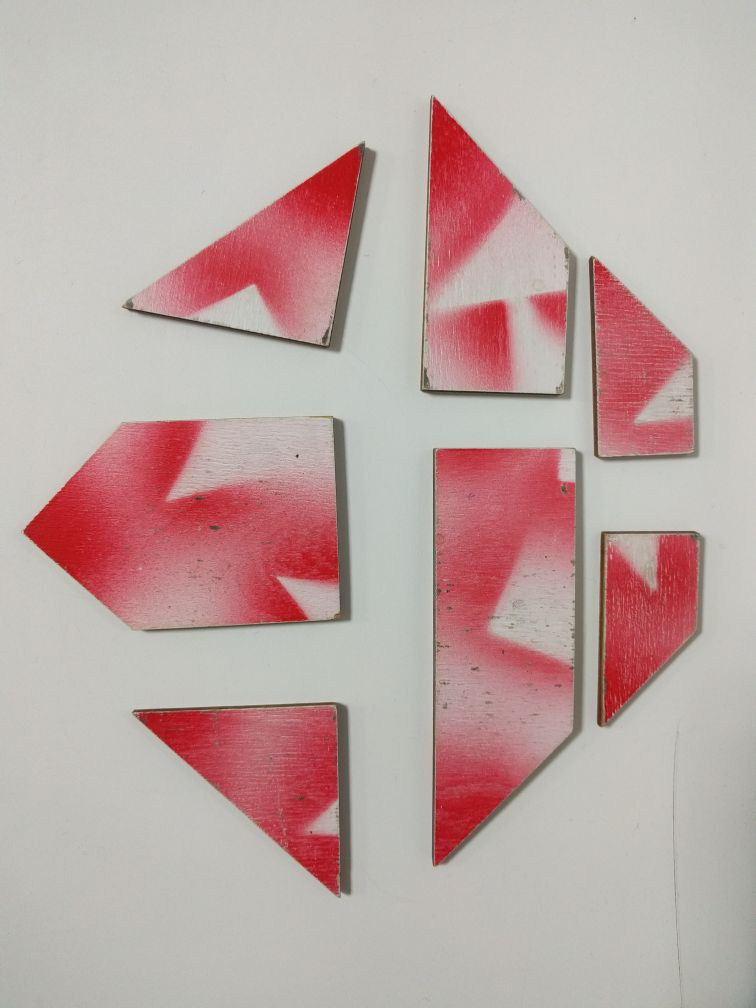
#> input picture input.jpeg, 756 x 1008 px
$ python hack.py   (Python 2 division)
#> lines starting #> are read from the running program, lines starting #| are printed output that depends on the picture; after the words box and inside, x2 and y2 are one past the last pixel; in counts of white or black regions, pixels touching at a corner belong together
#!/usr/bin/env python2.7

import numpy as np
import cv2

img = cv2.imread('input.jpeg')
#> img is the input picture: shape (1008, 756, 3); mean B, G, R 164.5, 167, 190.3

gray = cv2.cvtColor(img, cv2.COLOR_BGR2GRAY)
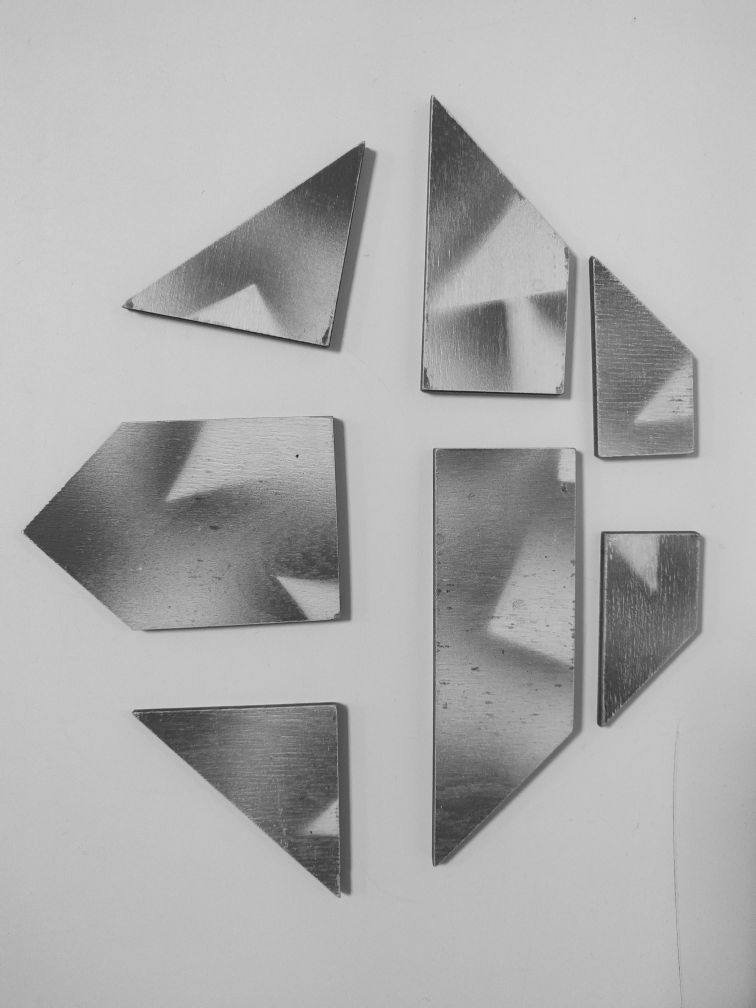
#> gray: shape (1008, 756); min 30, max 213, mean 173.8

edges = cv2.Canny(gray, 50, 150, apertureSize=3)
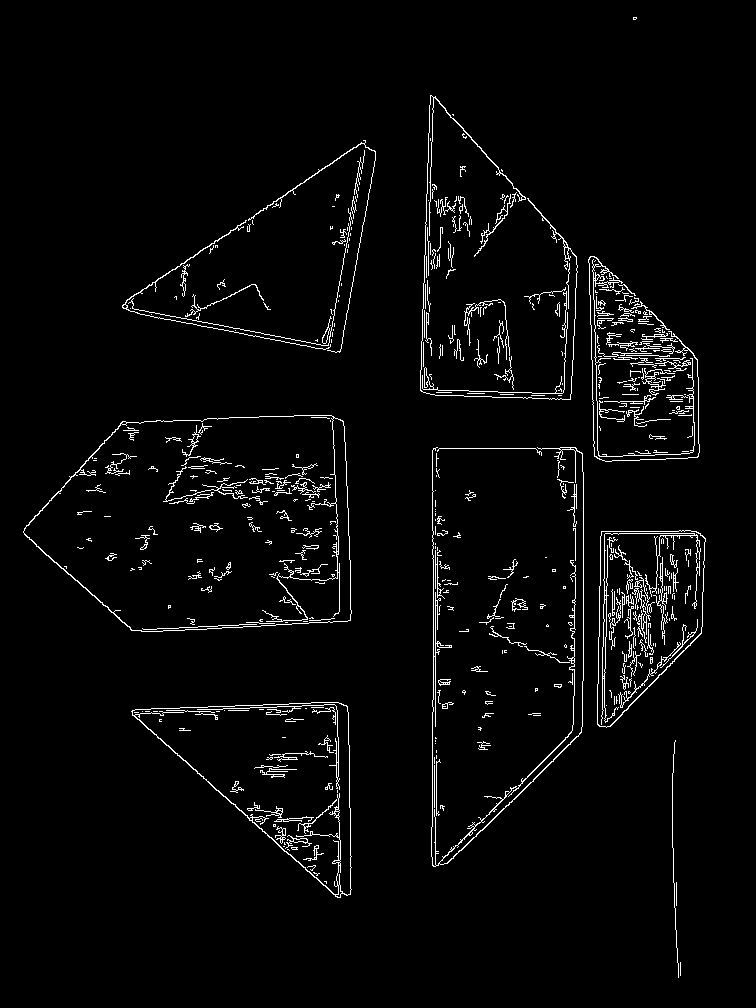
#> edges: shape (1008, 756); 3.1% white in thin lines or dots, all inside (x1, y1, x2, y2) = (23, 17, 706, 978)
h, w = edges.shape
#> h = 1008; w = 756
print edges.shape
#| (1008, 756)

for i in xrange(0,h-1):
    for j in xrange(0,w-1):
        l = edges[i+1, j]
        d = edges[i, j+1]
        c = edges[i, j]
        edges[i, j] = max(l, d, c)
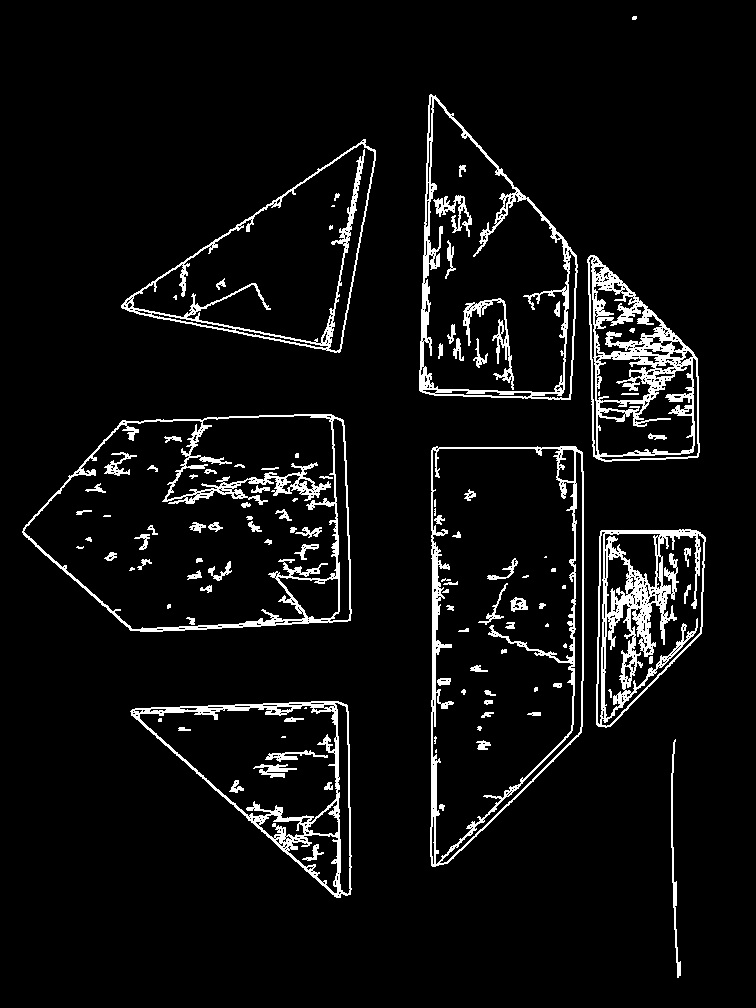
#> edges: shape (1008, 756); 6.2% white; 114 white regions (26 under 20 px), largest, box (x1, y1, x2, y2) and area: (587, 255, 700, 462) 6948, (596, 529, 706, 728) 6836, (22, 414, 352, 632) 6542

backtorgb = cv2.cvtColor(edges, cv2.COLOR_GRAY2RGB)

h, w = backtorgb.shape[:2]
mask = np.zeros((h+2, w+2), np.uint8)
cv2.floodFill(backtorgb, mask, (0,0), 255)
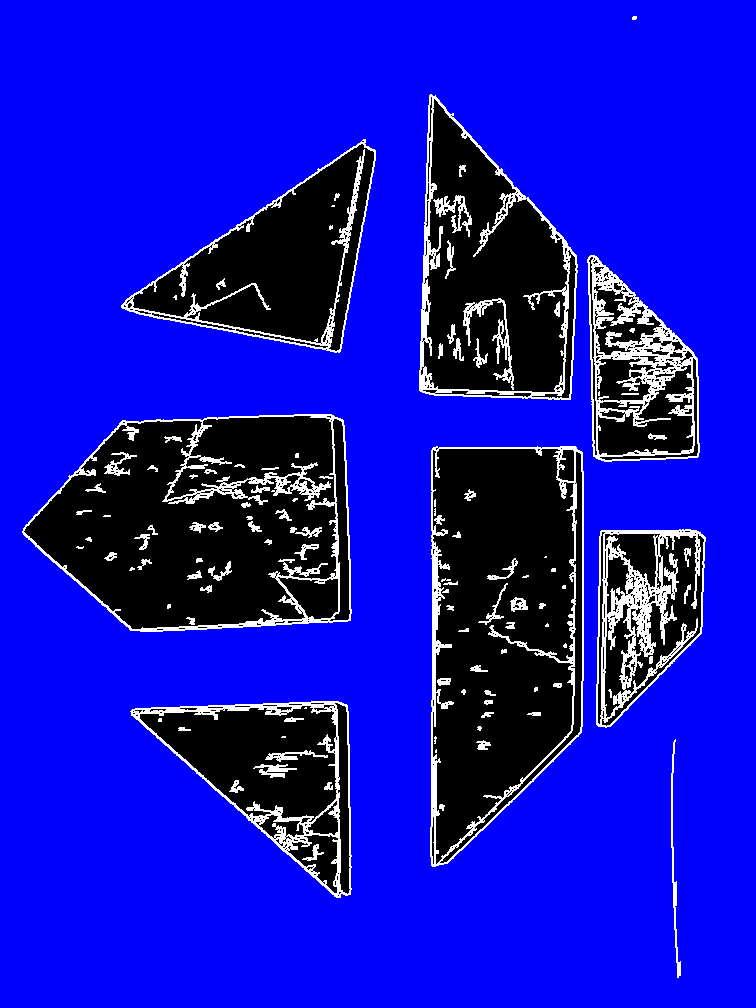
#> backtorgb: shape (1008, 756, 3); mean B, G, R 193.3, 15.7, 15.7

cv2.imshow('edges', backtorgb)

cv2.waitKey(0)
cv2.destroyAllWindows()
